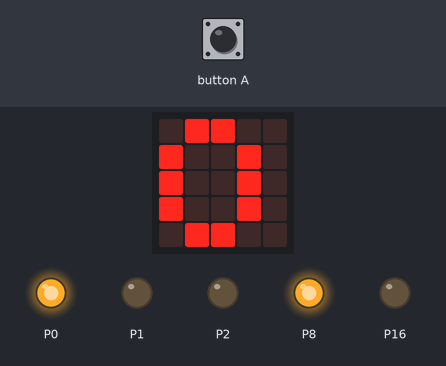
Bench run of a program on a simulated BBC micro:bit (MakeCode). On the bench: the board's 5×5 LED display, output pins drawn as LEDs (lit = HIGH). The inputs (shaded band) are chosen by the test bench.

Above: at 1.2 s.
1.3 s: button A pressed for 0.15 s
At 10.9 s:
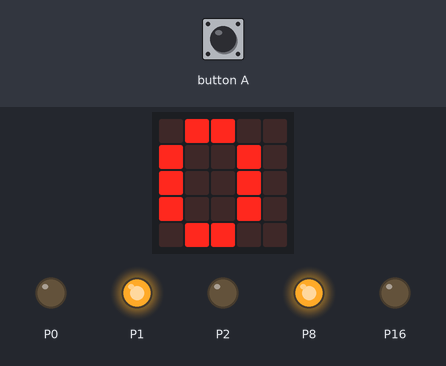
At 15.2 s:
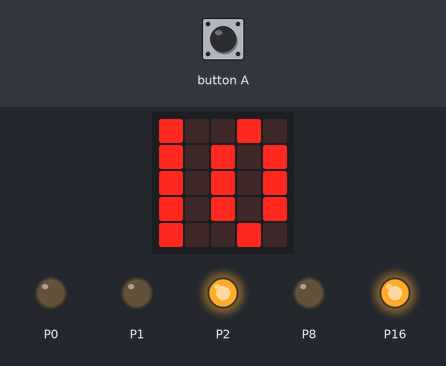
Timing chart, 0 to 49.6 s (numbered marks = the images above; inputs shaded):
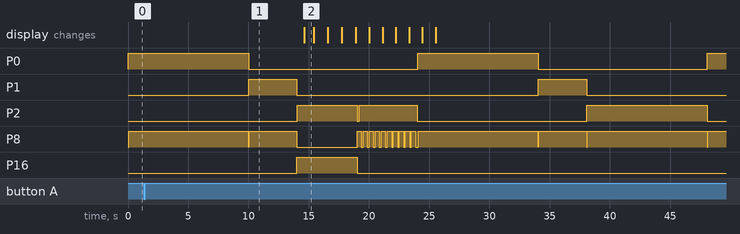

Measured:
- after the input at 1.3 s, P16: LOW → HIGH after 12.7 s, → LOW 5.0 s later; the display: changes after 13.3 s (image 2)
- by itself, P0: alternates HIGH for 10.0 s and LOW for 14.0 s
- by itself, P1: alternates HIGH for 4.0 s and LOW for 20.0 s
- what the display in image 2 shows lasts 0.8 s, from 14.6 s to 15.4 s

The program:

main.ts
```typescript
let Piéton = 0
function jaune () {
    pins.digitalWritePin(DigitalPin.P1, 1)
}
function Éteindre () {
    pins.digitalWritePin(DigitalPin.P0, 0)
    pins.digitalWritePin(DigitalPin.P1, 0)
    pins.digitalWritePin(DigitalPin.P2, 0)
    pins.digitalWritePin(DigitalPin.P8, 0)
    pins.digitalWritePin(DigitalPin.P16, 0)
}
function Rouge () {
    pins.digitalWritePin(DigitalPin.P2, 1)
}
input.onButtonPressed(Button.A, function () {
    if (Piéton == 0) {
        Piéton += 1
    }
})
function Del_blanche () {
    pins.digitalWritePin(DigitalPin.P16, 1)
}
function Del_orange () {
    pins.digitalWritePin(DigitalPin.P8, 1)
}
function vert () {
    pins.digitalWritePin(DigitalPin.P0, 1)
}
basic.forever(function () {
    for (let index = 0; index < 100; index++) {
        vert()
        basic.pause(50)
        Del_orange()
        basic.pause(50)
    }
    Éteindre()
    for (let index = 0; index < 100; index++) {
        jaune()
        basic.pause(20)
        Del_orange()
        basic.pause(20)
    }
    Éteindre()
    if (Piéton == 1) {
        Piéton += 1
        for (let index = 0; index < 100; index++) {
            Del_blanche()
            basic.pause(25)
            Rouge()
            basic.pause(25)
        }
        Éteindre()
        for (let index = 0; index < 10; index++) {
            Del_orange()
            basic.pause(175)
            Rouge()
            basic.pause(175)
            Éteindre()
            Rouge()
            basic.pause(150)
        }
        Éteindre()
        Piéton += -2
    } else {
        for (let index = 0; index < 100; index++) {
            Rouge()
            basic.pause(50)
            Del_orange()
            basic.pause(50)
        }
        Éteindre()
    }
})
basic.forever(function () {
    if (Piéton == 2) {
        basic.showLeds(`
            # . . # .
            # . # . #
            # . # . #
            # . # . #
            # . . # .
            `)
        basic.pause(400)
        basic.showNumber(9)
        basic.pause(400)
        basic.showNumber(8)
        basic.pause(400)
        basic.showNumber(7)
        basic.pause(400)
        basic.showNumber(6)
        basic.pause(400)
        basic.showNumber(5)
        basic.pause(350)
        basic.showNumber(4)
        basic.pause(350)
        basic.showNumber(3)
        basic.pause(350)
        basic.showNumber(2)
        basic.pause(350)
        basic.showNumber(1)
        basic.pause(350)
        basic.clearScreen()
    } else {
        basic.showNumber(0)
    }
})
```

test.ts
```typescript
// les tests vont ici ; cela ne sera pas compilé si ce paquet est utilisé en tant qu'extension.
```
